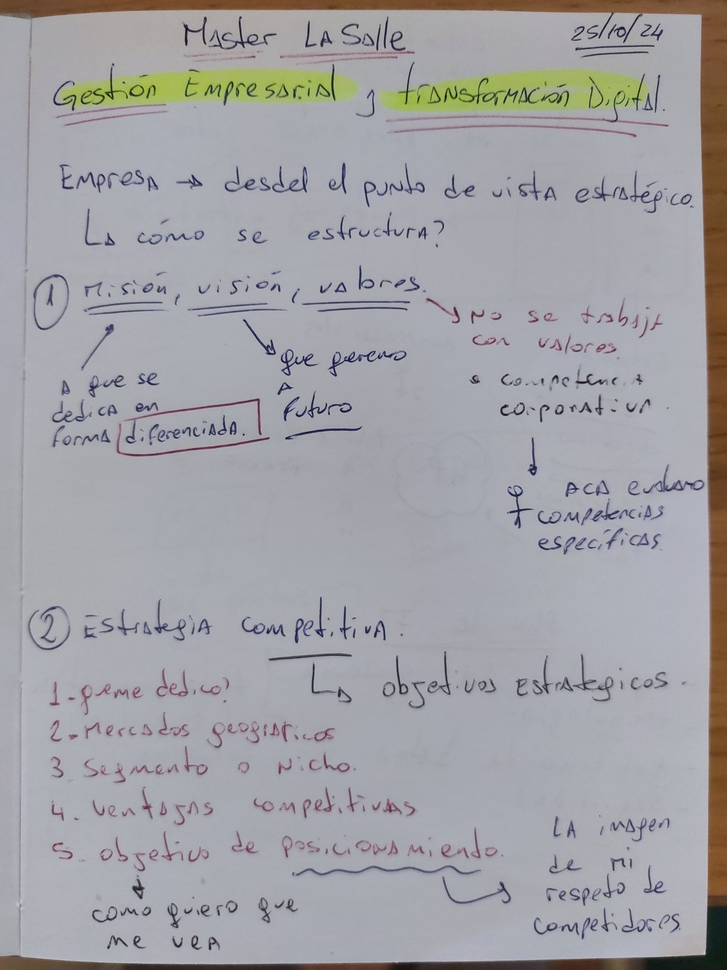
#> input picture inputs/transformation_digital/20260527_192417.jpg, 727 x 970 px, shrunk from 3468 x 4624 before the run
$ python -i deskew.py   (imports and definitions only)
#> lines starting #> are read from the running program, lines starting #| are printed output that depends on the picture
"""Deskew and perspective correction via OpenCV Hough line detection.

Returns a corrected numpy array (BGR) alongside the angle that was applied.
"""

from dataclasses import dataclass
from pathlib import Path

import cv2
import numpy as np


@dataclass
class DeskewResult:
    image: np.ndarray
    angle_deg: float
    was_corrected: bool


def _detect_skew_angle(gray: np.ndarray) -> float:
    """Estimate page skew angle using Hough line transform."""
    edges = cv2.Canny(gray, 50, 150, apertureSize=3)
    lines = cv2.HoughLinesP(edges, 1, np.pi / 180, threshold=100, minLineLength=100, maxLineGap=10)
    if lines is None:
        return 0.0

    angles = []
    for line in lines:
        x1, y1, x2, y2 = line[0]
        angle = np.degrees(np.arctan2(y2 - y1, x2 - x1))
        # Keep only near-horizontal lines (skew is typically < 15°)
        if abs(angle) < 15:
            angles.append(angle)

    if not angles:
        return 0.0
    return float(np.median(angles))


def deskew(image: np.ndarray, angle_threshold_deg: float = 0.5) -> DeskewResult:
    """Correct skew in a BGR image. Skips correction if angle < threshold."""
    gray = cv2.cvtColor(image, cv2.COLOR_BGR2GRAY)
    angle = _detect_skew_angle(gray)

    if abs(angle) < angle_threshold_deg:
        return DeskewResult(image=image, angle_deg=angle, was_corrected=False)

    h, w = image.shape[:2]
    center = (w / 2, h / 2)
    M = cv2.getRotationMatrix2D(center, angle, scale=1.0)
    corrected = cv2.warpAffine(
        image, M, (w, h),
        flags=cv2.INTER_CUBIC,
        borderMode=cv2.BORDER_REPLICATE,
    )
    return DeskewResult(image=corrected, angle_deg=angle, was_corrected=True)


def deskew_file(input_path: Path, output_path: Path) -> DeskewResult:
    """Load, deskew, and save an image file. Returns the deskew result."""
    image = cv2.imread(str(input_path))
    if image is None:
        raise ValueError(f"Could not read image: {input_path}")

    result = deskew(image)
    output_path.parent.mkdir(parents=True, exist_ok=True)
    cv2.imwrite(str(output_path), result.image)
    return result

>>> import cv2
>>> picture = cv2.imread('../../../../../inputs/transformation_digital/20260527_192417.jpg')
#> picture is the input picture: shape (970, 727, 3); mean B, G, R 165.6, 161.3, 161.7
>>> result = deskew(picture)
#> in deskew, `gray = cv2.cvtColor(image, cv2.COLOR_BGR2GRAY)`:
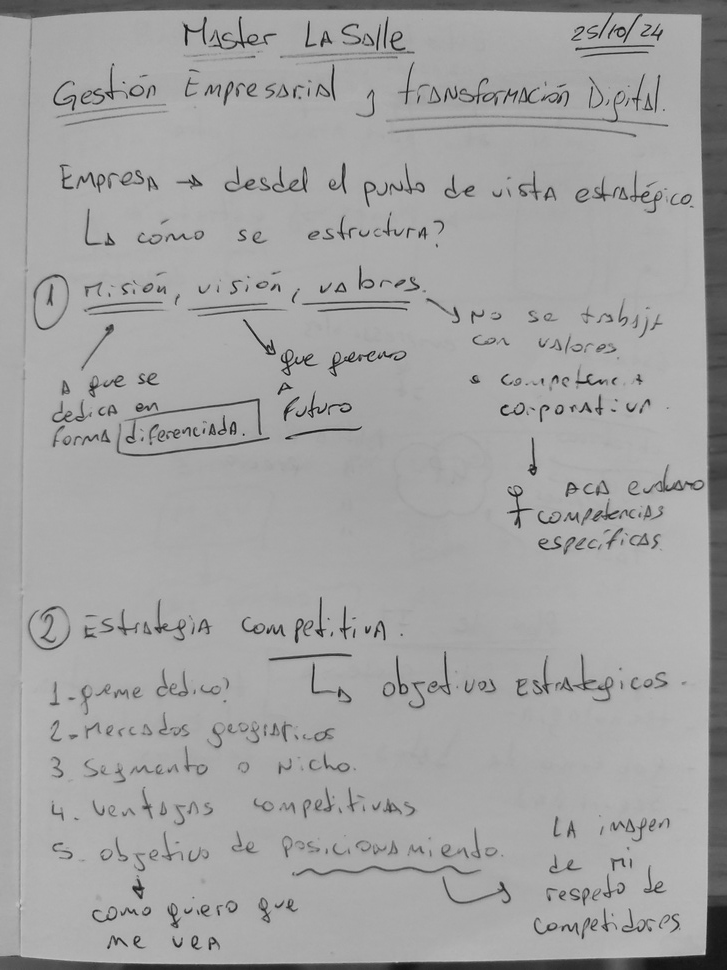
#> gray: shape (970, 727); min 11, max 205, mean 161.9
#> in _detect_skew_angle, `edges = cv2.Canny(gray, 50, 150, apertureSize=3)`:
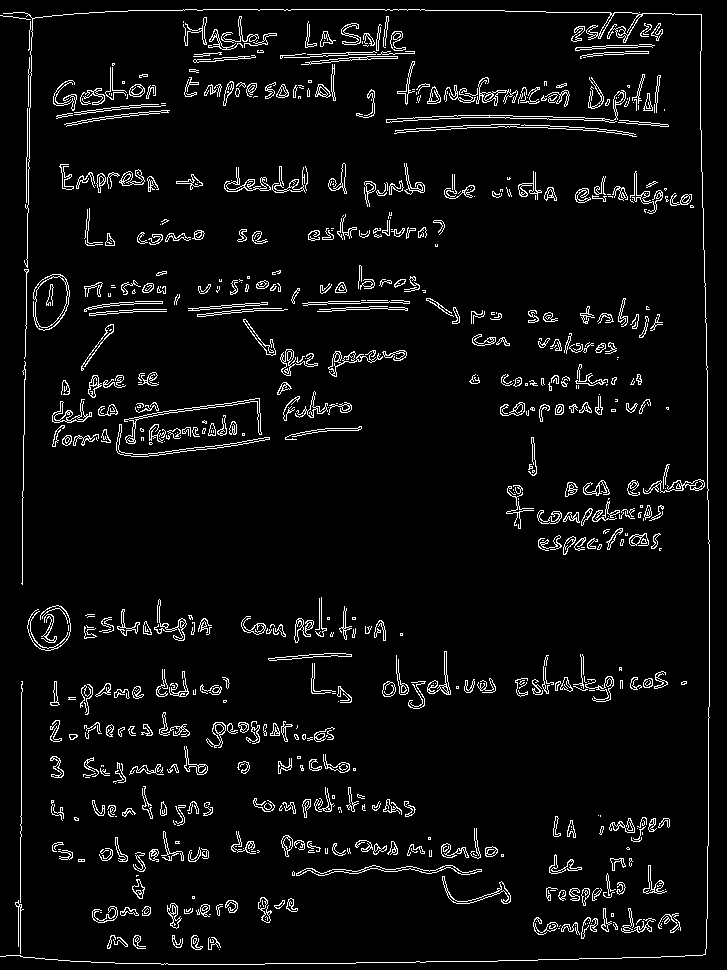
#> edges: shape (970, 727); 5.2% white in thin lines or dots
#> in _detect_skew_angle, `lines = cv2.HoughLinesP(edges, 1, np.pi / 180, threshold=100, minLineL..`: lines = 30 rows, first 6: [22, 553, 29, 108], [568, 12, 701, 14], [183, 9, 348, 9], [382, 690, 495, 688], [310, 56, 414, 52], [576, 193, 691, 195]
#> the loop in _detect_skew_angle, `for line in lines:` made 30 passes
#> (x1, y1, x2, y2, angle) on passes 1 to 12: (22, 553, 29, 108, -89.1), (568, 12, 701, 14, 0.862), (183, 9, 348, 9, 0), (382, 690, 495, 688, -1.01), (310, 56, 414, 52, -2.2), (576, 193, 691, 195, 0.996), (217, 96, 334, 96, 0), (505, 118, 628, 120, 0.932), (708, 845, 708, 707, -90), (532, 689, 661, 687, -0.888), (21, 836, 21, 681, -90), (420, 95, 530, 95, 0)
#> after the loop in _detect_skew_angle, `for line in lines:`: angles = 26 values, max 1.06 at index 15, min -6.92 at index 12, mean -1.23
#> in deskew, `angle = _detect_skew_angle(gray)`: angle = 0

$ run again, on inputs/transformation_digital/20260527_192425.jpg
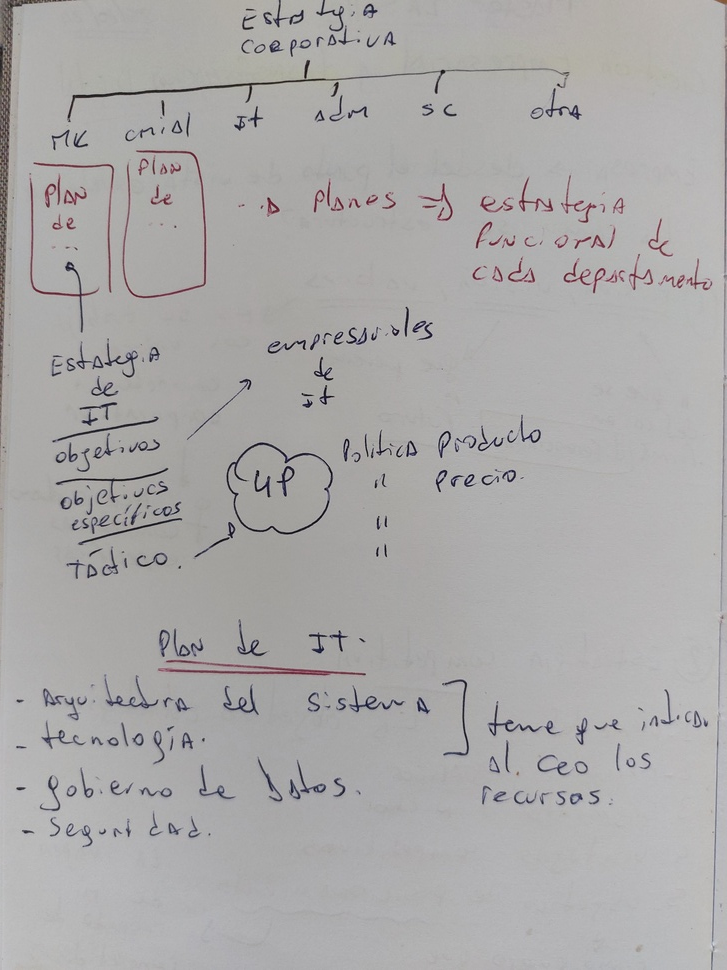
#> input picture inputs/transformation_digital/20260527_192425.jpg, 727 x 970 px, shrunk from 3468 x 4624 before the run
#> picture is the input picture: shape (970, 727, 3); mean B, G, R 168.9, 169.3, 170.7
#> in _detect_skew_angle, `edges = cv2.Canny(gray, 50, 150, apertureSize=3)`:
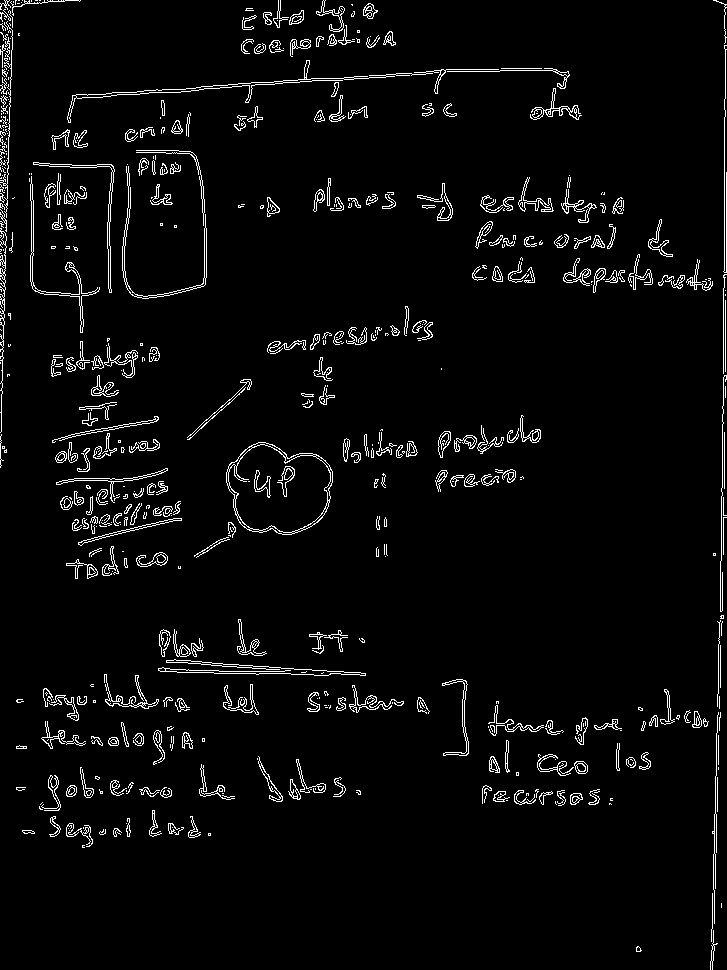
#> edges: shape (970, 727); 3.7% white in thin lines or dots
#> lines = 23 rows, first 6: [721, 547, 722, 434], [331, 80, 445, 72], [724, 255, 724, 99], [0, 363, 6, 199], [325, 78, 460, 69], [4, 232, 7, 87]
#> the loop in _detect_skew_angle, `for line in lines:` made 23 passes
#> (x1, y1, x2, y2, angle) on passes 1 to 8: (721, 547, 722, 434, -89.49), (331, 80, 445, 72, -4.01), (724, 255, 724, 99, -90), (0, 363, 6, 199, -87.9), (325, 78, 460, 69, -3.81), (4, 232, 7, 87, -88.81), (202, 86, 324, 78, -3.75), (199, 89, 328, 80, -3.99)
#> after the loop in _detect_skew_angle, `for line in lines:`: angles = [-4.01, -3.81, -3.75, -3.99, 3.83, 1.08, 0.818, -13.64, 0.546, 1.21, -6.16, 1.21, -1.86, -4.57, -5.04]
#> in deskew, `angle = _detect_skew_angle(gray)`: angle = -3.75
#> M = [[0.998, -0.0654, 32.51], [0.0654, 0.998, -22.75]]
#> in deskew, `corrected = cv2.warpAffine( image, M, (w, h), flags=cv2.INTER_CUBIC, b..`:
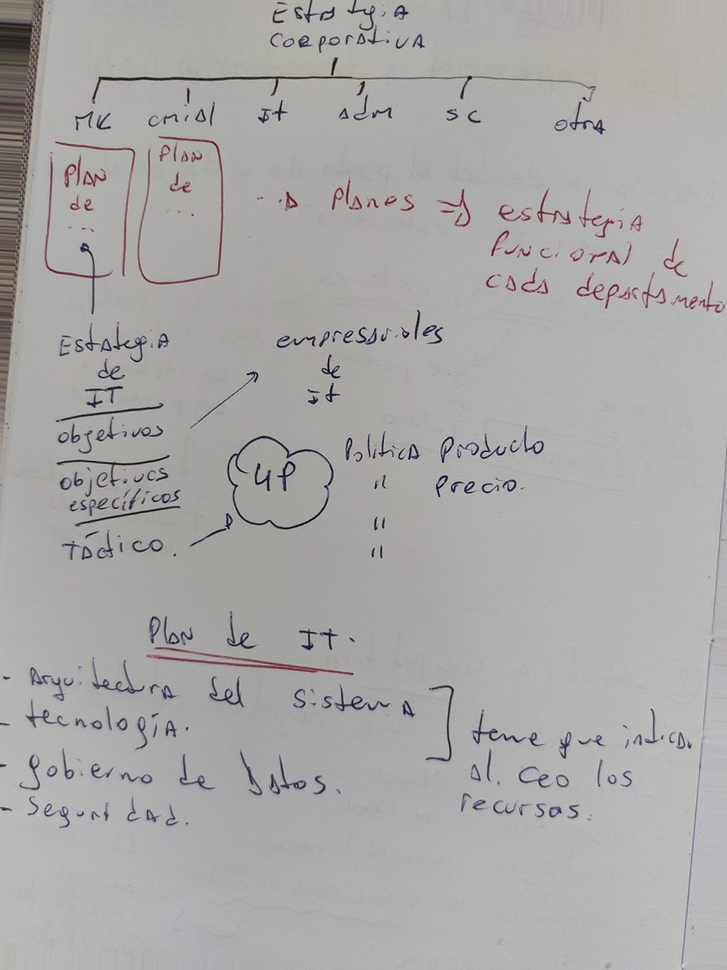
#> corrected: shape (970, 727, 3); mean B, G, R 168.1, 168.5, 169.9

$ run again, on inputs/transformation_digital/20260527_192431.jpg
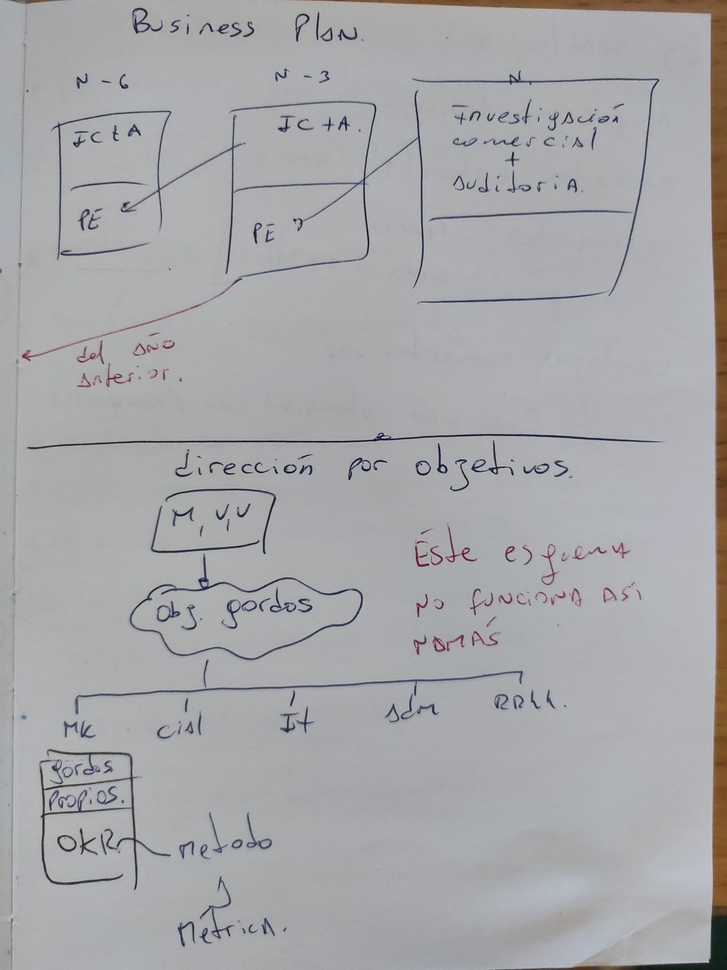
#> input picture inputs/transformation_digital/20260527_192431.jpg, 727 x 970 px, shrunk from 3468 x 4624 before the run
#> picture is the input picture: shape (970, 727, 3); mean B, G, R 169.8, 167.4, 167.4
#> in _detect_skew_angle, `edges = cv2.Canny(gray, 50, 150, apertureSize=3)`:
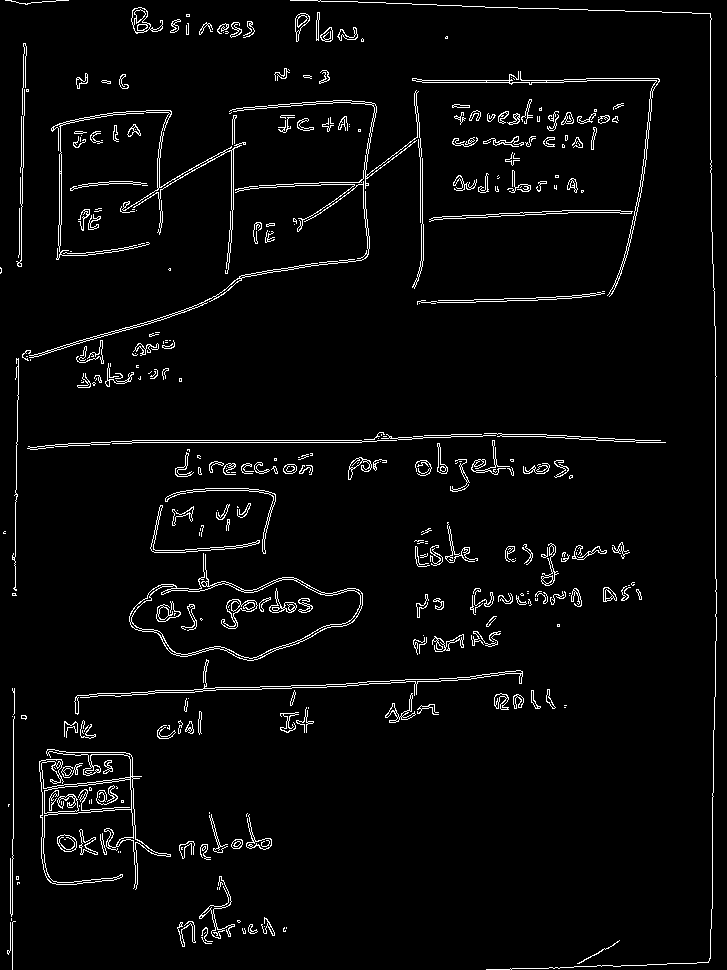
#> edges: shape (970, 727); 3.7% white in thin lines or dots
#> lines = 22 rows, first 6: [293, 0, 607, 10], [715, 578, 715, 326], [132, 440, 361, 440], [346, 683, 498, 675], [132, 442, 361, 442], [412, 80, 563, 80]
#> the loop in _detect_skew_angle, `for line in lines:` made 22 passes
#> (x1, y1, x2, y2, angle) on passes 1 to 8: (293, 0, 607, 10, 1.82), (715, 578, 715, 326, -90), (132, 440, 361, 440, 0), (346, 683, 498, 675, -3.01), (132, 442, 361, 442, 0), (412, 80, 563, 80, 0), (20, 203, 22, 88, -89), (241, 689, 358, 685, -1.96)
#> after the loop in _detect_skew_angle, `for line in lines:`: angles = [1.82, 0, -3.01, 0, 0, -1.96, 0, -1.86, -2.86, -2.12, 3.98]
#> in deskew, `angle = _detect_skew_angle(gray)`: angle = 0
